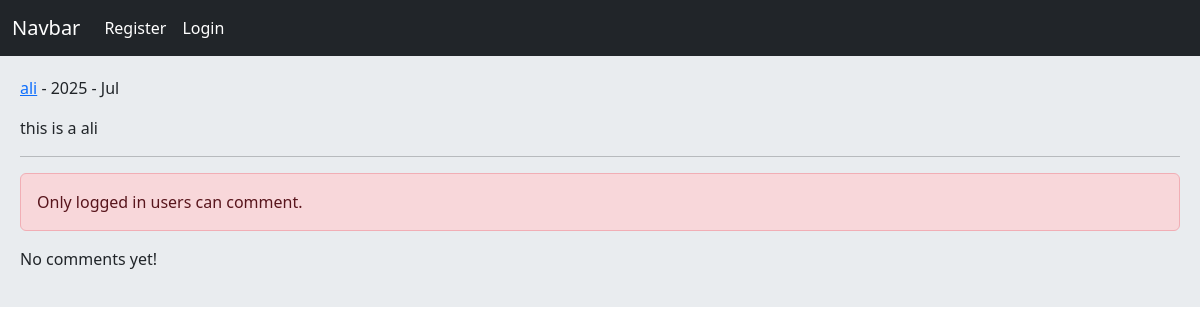
Before: /post/2/this-is-a-ali/ with the older database file.
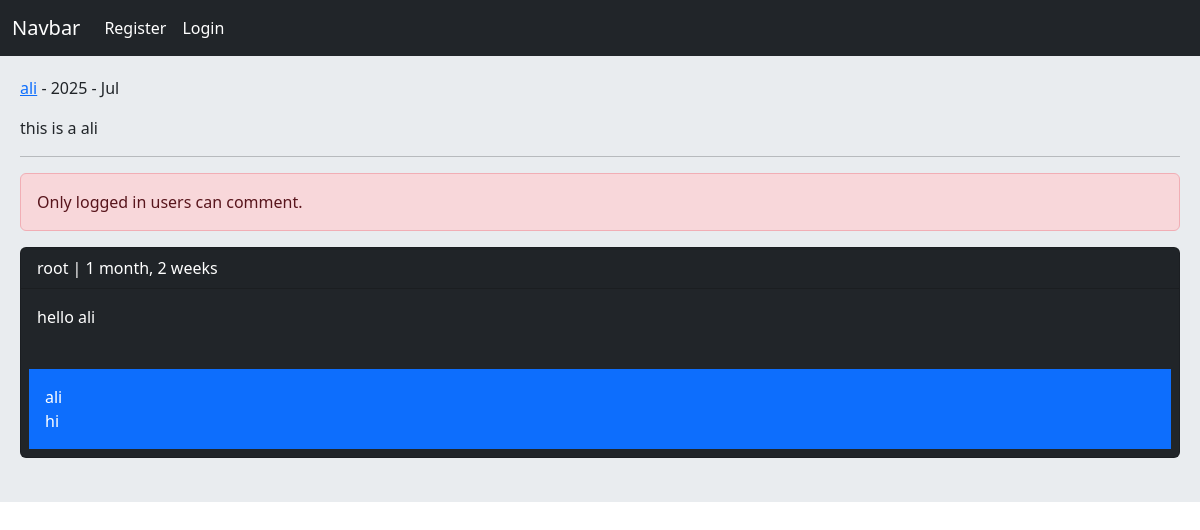
After: the same page with the newer database file.
### home/models.py (models this page shows, shortened)
class Post(models.Model):
    user = models.ForeignKey(User, on_delete=models.CASCADE, related_name='posts')
    body = models.TextField()
    slug = models.SlugField()
    title = models.CharField(max_length=100, null=True, blank=True)
    created = models.DateTimeField(auto_now_add=True)
    updated = models.DateTimeField(auto_now=True)
    class Meta:
        ordering = ['-created']

class Comment(models.Model):
    user = models.ForeignKey(User, on_delete=models.CASCADE, related_name='ucomments')
    post = models.ForeignKey(Post, on_delete=models.CASCADE, related_name='pcomments')
    reply = models.ForeignKey('self', on_delete=models.CASCADE, related_name='rcomments', blank=True, null=True)
    is_reply = models.BooleanField(default=False)
    created = models.DateTimeField(auto_now_add=True)
    body = models.TextField(max_length=400)
    created = models.DateTimeField(auto_now_add=True)

### home/views.py (the view, shortened to what this page needs)
# urls.py: path('post/<int:post_id>/<slug:post_slug>/', views.PostDetailView.as_view(), name='post_detail'),
class PostDetailView(View):
    form_class = CommentCreateForm
    form_class_reply = CommentReplyForm
    def setup(self, request, *args, **kwargs):
        self.post_instance = get_object_or_404(Post, id=kwargs['post_id'], slug=kwargs['post_slug'])
        return super().setup(request, *args, **kwargs)
    def get(self, request, *args, **kwargs):
        comments = self.post_instance.pcomments.filter(is_reply=False)
        can_like = False
        if request.user.is_authenticated and self.post_instance.user_can_like(request.user):
            can_like = True
        return render(request, 'home/detail.html',
                      {'post': self.post_instance, 'comments': comments, 'form': self.form_class,
                       'reply_form': self.form_class_reply, 'can_like': can_like})

### home/templates/home/detail.html (shortened to what this page needs)
{% extends 'base.html' %}
{% block content %}
    <p><a href="{% url 'account:user_profile' post.user.id %}">{{ post.user.username }}</a>
        - {{ post.updated|date:"Y - M" }}</p>
    <p>{{ post.body }}</p>
    <hr/>
    {% if request.user.is_authenticated %}
        <a href="{% url 'home:post_like' post.id %}"
           class="{% if can_like %}disabled{% endif %} btn btn-primary col-md-2">Like {{ post.likes_count }}</a>
        <form action="" method="post">
            {% csrf_token %}
            {{ form.as_p }}
            <input type="submit" value="Send">
        </form><br>
    {% else %}
        <p class="alert alert-danger">Only logged in users can comment.</p>
    {% endif %}
    {% for comment in comments %}
        <div class="card bg-dark text-white">
            <p class="card-header">{{ comment.user }} | {{ comment.created|timesince }}</p>
            <p class="card-body">{{ comment.body }}</p>
            {% with replies=comment.rcomments.all %}
                {% for reply in replies %}
                    <p class="bg-primary p-3 m-2">{{ reply.user }} <br> {{ reply.body }}</p>
                {% endfor %}
            {% endwith %}
        </div><br>
    {% empty %}
        <p>No comments yet!</p>
    {% endfor %}
{% endblock %}

### templates/base.html (shortened to what this page needs)
<!DOCTYPE html>
<html lang="en">
<head>
    <link href="https://cdn.jsdelivr.net/npm/bootstrap@5.3.7/dist/css/bootstrap.min.css" rel="stylesheet">
</head>
<body>
    {% include 'inc/navbar.html' %}
    <div class="jumbotron">
        {% block content %} {% endblock %}
    </div>
</body>
</html>

### templates/inc/navbar.html
<nav class="navbar navbar-expand-lg navbar-dark bg-dark">
  <div class="container-fluid">
      <div class="navbar-nav">
            <a class="navbar-brand" href="{% url 'home:home' %}">Navbar</a>
            {% if request.user.is_authenticated %}
            <a class="nav-link active" href="{% url 'account:user_profile' request.user.id %} ">profile</a>
            <a class="nav-link active" href="{% url 'account:user_logout' %}">Logout</a>
            {% else %}
            <a class="nav-link active" href="{% url 'account:user_register' %}">Register</a>
            <a class="nav-link active" href="{% url 'account:user_login' %}">Login</a>
          {% endif %}
      </div>
  </div>
</nav>

### templates/base.html (style rules this page uses)
.jumbotron { padding: 20px; margin-bottom: 20px; background-color: #e9ecef; }

Changed rows visible on the page:
added Comment: user "root", created "1 month, 2 weeks", body "hello ali"
added Comment: user "ali", body "hi", shown under "root"
Other visible differences:
text no longer shown: "No comments yet!"
